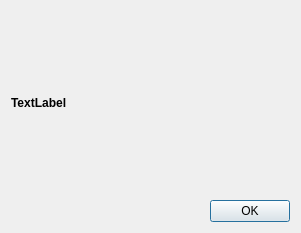
<?xml version="1.0" encoding="UTF-8"?>
<ui version="4.0">
 <class>error</class>
 <widget class="QDialog" name="error">
  <property name="geometry">
   <rect>
    <x>0</x>
    <y>0</y>
    <width>301</width>
    <height>233</height>
   </rect>
  </property>
  <property name="windowTitle">
   <string>Error</string>
  </property>
  <property name="modal">
   <bool>false</bool>
  </property>
  <layout class="QGridLayout" name="gridLayout">
   <item row="1" column="0">
    <widget class="QDialogButtonBox" name="buttonBox">
     <property name="orientation">
      <enum>Qt::Horizontal</enum>
     </property>
     <property name="standardButtons">
      <set>QDialogButtonBox::Ok</set>
     </property>
    </widget>
   </item>
   <item row="0" column="0">
    <widget class="QLabel" name="error_message">
     <property name="font">
      <font>
       <weight>75</weight>
       <bold>true</bold>
      </font>
     </property>
     <property name="inputMethodHints">
      <set>Qt::ImhMultiLine</set>
     </property>
     <property name="text">
      <string>TextLabel</string>
     </property>
     <property name="wordWrap">
      <bool>true</bool>
     </property>
    </widget>
   </item>
  </layout>
 </widget>
 <resources/>
 <connections>
  <connection>
   <sender>buttonBox</sender>
   <signal>accepted()</signal>
   <receiver>error</receiver>
   <slot>accept()</slot>
   <hints>
    <hint type="sourcelabel">
     <x>248</x>
     <y>254</y>
    </hint>
    <hint type="destinationlabel">
     <x>157</x>
     <y>274</y>
    </hint>
   </hints>
  </connection>
  <connection>
   <sender>buttonBox</sender>
   <signal>rejected()</signal>
   <receiver>error</receiver>
   <slot>reject()</slot>
   <hints>
    <hint type="sourcelabel">
     <x>316</x>
     <y>260</y>
    </hint>
    <hint type="destinationlabel">
     <x>286</x>
     <y>274</y>
    </hint>
   </hints>
  </connection>
 </connections>
</ui>
